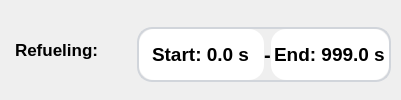
                            <widget class="QWidget" name="widget_10" native="true">
                             <property name="styleSheet">
                              <string notr="true">border: none;</string>
                             </property>
                             <layout class="QHBoxLayout" name="horizontalLayout_36">
                              <property name="spacing">
                               <number>5</number>
                              </property>
                              <property name="leftMargin">
                               <number>0</number>
                              </property>
                              <property name="topMargin">
                               <number>0</number>
                              </property>
                              <property name="rightMargin">
                               <number>0</number>
                              </property>
                              <property name="bottomMargin">
                               <number>0</number>
                              </property>
                              <item>
                               <widget class="QWidget" name="widget_90" native="true">
                                <property name="maximumSize">
                                 <size>
                                  <width>16777215</width>
                                  <height>75</height>
                                 </size>
                                </property>
                                <layout class="QHBoxLayout" name="horizontalLayout_94" stretch="0">
                                 <property name="leftMargin">
                                  <number>15</number>
                                 </property>
                                 <property name="topMargin">
                                  <number>0</number>
                                 </property>
                                 <property name="rightMargin">
                                  <number>15</number>
                                 </property>
                                 <property name="bottomMargin">
                                  <number>0</number>
                                 </property>
                                 <item>
                                  <widget class="QLabel" name="label_112">
                                   <property name="font">
                                    <font>
                                     <family>Segoe UI</family>
                                     <pointsize>13</pointsize>
                                     <weight>75</weight>
                                     <italic>false</italic>
                                     <bold>true</bold>
                                    </font>
                                   </property>
                                   <property name="text">
                                    <string>Refueling:</string>
                                   </property>
                                  </widget>
                                 </item>
                                </layout>
                               </widget>
                              </item>
                              <item>
                               <widget class="QWidget" name="widget_139" native="true">
                                <property name="maximumSize">
                                 <size>
                                  <width>16777215</width>
                                  <height>75</height>
                                 </size>
                                </property>
                                <layout class="QHBoxLayout" name="horizontalLayout_128" stretch="2">
                                 <property name="spacing">
                                  <number>10</number>
                                 </property>
                                 <property name="leftMargin">
                                  <number>18</number>
                                 </property>
                                 <property name="topMargin">
                                  <number>15</number>
                                 </property>
                                 <property name="rightMargin">
                                  <number>10</number>
                                 </property>
                                 <property name="bottomMargin">
                                  <number>5</number>
                                 </property>
                                 <item>
                                  <widget class="QWidget" name="widget_51" native="true">
                                   <property name="styleSheet">
                                    <string notr="true">QWidget{
    border: 2px solid #D1D5DB;
    border-radius: 15px;
}
QWidget:focus {
    border: 2px solid #0B7EC8;
}
QDoubleSpinBox
{
    border: none;
}
QSpinBox
{
    border: none;
}</string>
                                   </property>
                                   <layout class="QHBoxLayout" name="horizontalLayout_125" stretch="0,0,0">
                                    <property name="spacing">
                                     <number>0</number>
                                    </property>
                                    <property name="leftMargin">
                                     <number>2</number>
                                    </property>
                                    <property name="topMargin">
                                     <number>2</number>
                                    </property>
                                    <property name="rightMargin">
                                     <number>2</number>
                                    </property>
                                    <property name="bottomMargin">
                                     <number>2</number>
                                    </property>
                                    <item>
                                     <widget class="QDoubleSpinBox" name="refuel_start_time_input">
                                      <property name="sizePolicy">
                                       <sizepolicy hsizetype="Expanding" vsizetype="Preferred">
                                        <horstretch>0</horstretch>
                                        <verstretch>0</verstretch>
                                       </sizepolicy>
                                      </property>
                                      <property name="font">
                                       <font>
                                        <family>Segoe UI</family>
                                        <pointsize>14</pointsize>
                                        <weight>75</weight>
                                        <italic>false</italic>
                                        <bold>true</bold>
                                       </font>
                                      </property>
                                      <property name="styleSheet">
                                       <string notr="true"/>
                                      </property>
                                      <property name="alignment">
                                       <set>Qt::AlignCenter</set>
                                      </property>
                                      <property name="readOnly">
                                       <bool>false</bool>
                                      </property>
                                      <property name="buttonSymbols">
                                       <enum>QAbstractSpinBox::NoButtons</enum>
                                      </property>
                                      <property name="prefix">
                                       <string>Start: </string>
                                      </property>
                                      <property name="suffix">
                                       <string> s</string>
                                      </property>
                                      <property name="decimals">
                                       <number>1</number>
                                      </property>
                                      <property name="maximum">
                                       <double>999.000000000000000</double>
                                      </property>
                                      <property name="value">
                                       <double>0.000000000000000</double>
                                      </property>
                                     </widget>
                                    </item>
                                    <item>
                                     <widget class="QLabel" name="label_25">
                                      <property name="font">
                                       <font>
                                        <family>Segoe UI</family>
                                        <pointsize>15</pointsize>
                                        <weight>75</weight>
                                        <bold>true</bold>
                                       </font>
                                      </property>
                                      <property name="styleSheet">
                                       <string notr="true">border: none;
</string>
                                      </property>
                                      <property name="text">
                                       <string>-</string>
                                      </property>
                                      <property name="alignment">
                                       <set>Qt::AlignCenter</set>
                                      </property>
                                     </widget>
                                    </item>
                                    <item>
                                     <widget class="QDoubleSpinBox" name="refuel_end_time_input">
                                      <property name="sizePolicy">
                                       <sizepolicy hsizetype="Expanding" vsizetype="Preferred">
                                        <horstretch>0</horstretch>
                                        <verstretch>0</verstretch>
                                       </sizepolicy>
                                      </property>
                                      <property name="font">
                                       <font>
                                        <family>Segoe UI</family>
                                        <pointsize>14</pointsize>
                                        <weight>75</weight>
                                        <italic>false</italic>
                                        <bold>true</bold>
                                       </font>
                                      </property>
                                      <property name="styleSheet">
                                       <string notr="true"/>
                                      </property>
                                      <property name="alignment">
                                       <set>Qt::AlignCenter</set>
                                      </property>
                                      <property name="readOnly">
                                       <bool>false</bool>
                                      </property>
                                      <property name="buttonSymbols">
                                       <enum>QAbstractSpinBox::NoButtons</enum>
                                      </property>
                                      <property name="prefix">
                                       <string>End: </string>
                                      </property>
                                      <property name="suffix">
                                       <string> s</string>
                                      </property>
                                      <property name="decimals">
                                       <number>1</number>
                                      </property>
                                      <property name="maximum">
                                       <double>999.000000000000000</double>
                                      </property>
                                      <property name="value">
                                       <double>999.000000000000000</double>
                                      </property>
                                     </widget>
                                    </item>
                                   </layout>
                                  </widget>
                                 </item>
                                </layout>
                               </widget>
                              </item>
                             </layout>
                            </widget>
